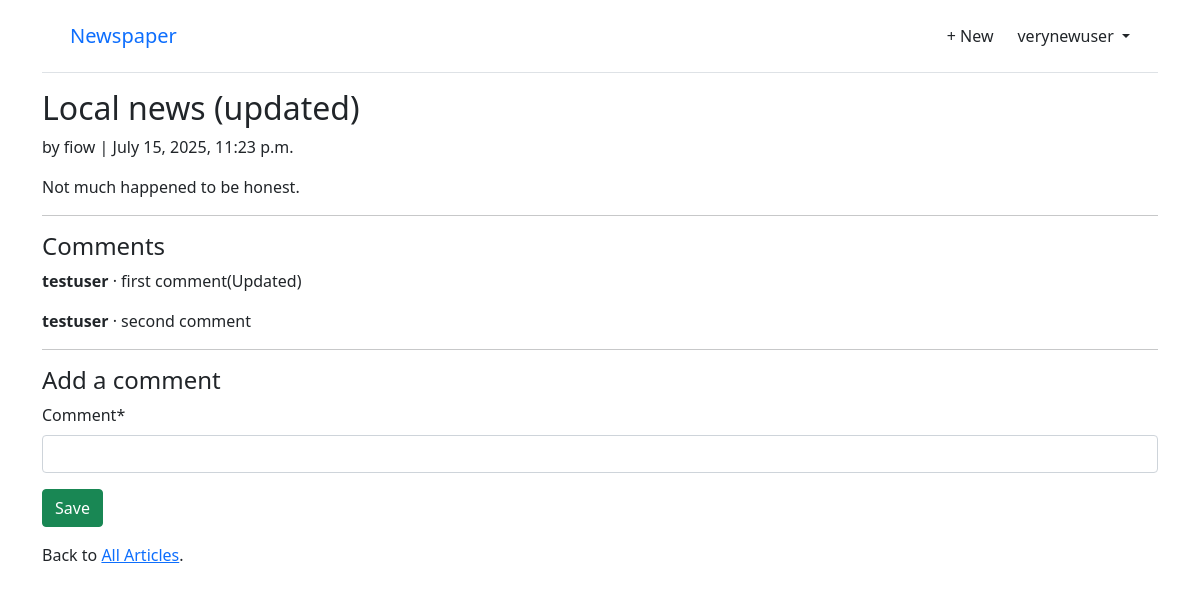
Page /newspaper/1/ (signed in) on the earlier database version.
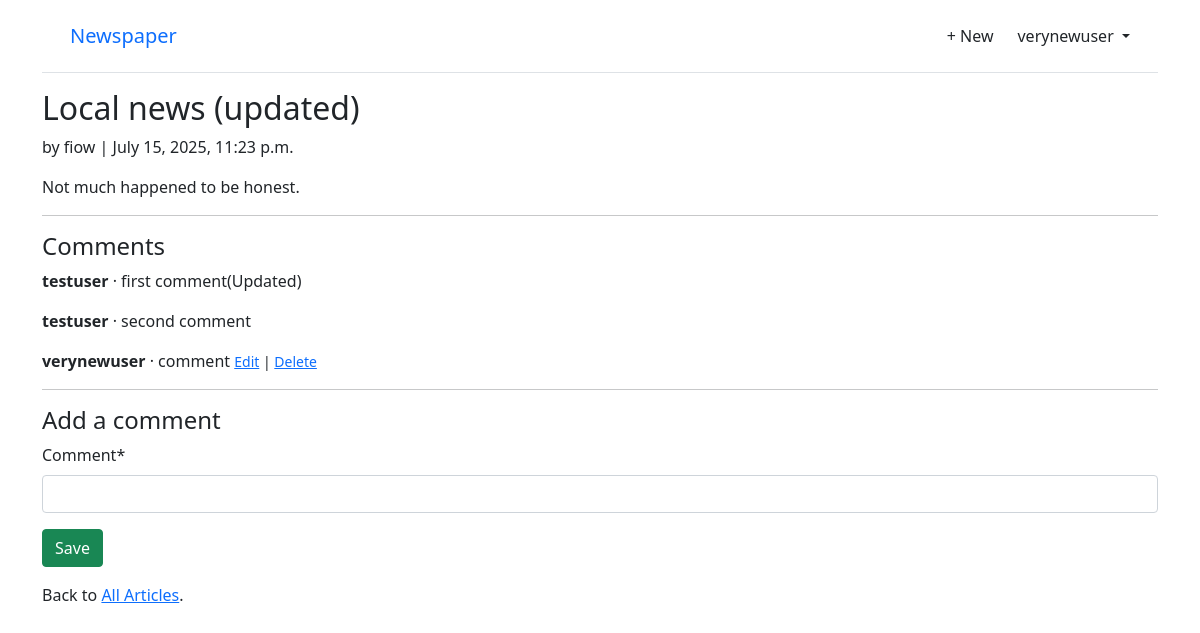
Same page on the later database version.
### newspaper/models.py (models this page shows, shortened)
class Comment(models.Model):  # new
    article = models.ForeignKey(Article, on_delete=models.CASCADE, related_name="comments")
    comment = models.CharField(max_length=140)
    author = models.ForeignKey(
        settings.AUTH_USER_MODEL,
        on_delete=models.CASCADE,
    )
    def __str__(self):
        return self.comment

### accounts/models.py (models this page shows)
class CustomUser(AbstractUser):
    age = models.PositiveIntegerField(null=True, blank=True)

### newspaper/views.py (the view)
# urls.py: path("<int:pk>/", views.ArticleDetailView.as_view(), name="article_detail"),
class ArticleDetailView(LoginRequiredMixin, DetailView):
    model = Article
    template_name = "newspaper/article_detail.html"
    def get_context_data(self, **kwargs):
        context = super().get_context_data(**kwargs)
        context["form"] = CommentForm()
        return context

### newspaper/forms.py
class CommentForm(forms.ModelForm):
    class Meta:
        model = Comment
        fields = ("comment",)

### newspaper/templates/newspaper/article_detail.html (shortened to what this page needs)
{% extends "newspaper/layout.html" %}
{% load crispy_forms_tags %}
{% block body %}
    <div class="article-entry">
        <h2>{{ object.title }}</h2>
        <p>by {{ object.author }} | {{ object.date }}</p>
        <p>{{ object.body }}</p>
    </div>
    <hr>
    <h4>Comments</h4>
        {% for comment in article.comments.all %}
            <div class="comment">
                <p>
                    <strong>{{ comment.author }}</strong> &middot; {{ comment }}
                    {% if comment.author == user %}
                        <small>
                            <a href="{% url 'newspaper:comment_edit' comment.pk %}">Edit</a> |
                            <a href="{% url 'newspaper:comment_delete' comment.pk %}">Delete</a>
                        </small>
                    {% endif %}
                </p>
            </div>
        {% empty %}
            <p>No comments yet.</p>
        {% endfor %}
    <hr>
    <h4>Add a comment</h4>
        <form action="{% url 'newspaper:comment_new' article.pk %}" method="post">
            {{ form|crispy }}
            <button class="btn btn-success ml-2" type="submit">Save</button>
        </form>
    <p>Back to <a href="{% url 'newspaper:article_list' %}">All Articles</a>.</p>
{% endblock %}

Differences in the rows shown:
added Comment: author "verynewuser", comment "comment", shows "Edit"
